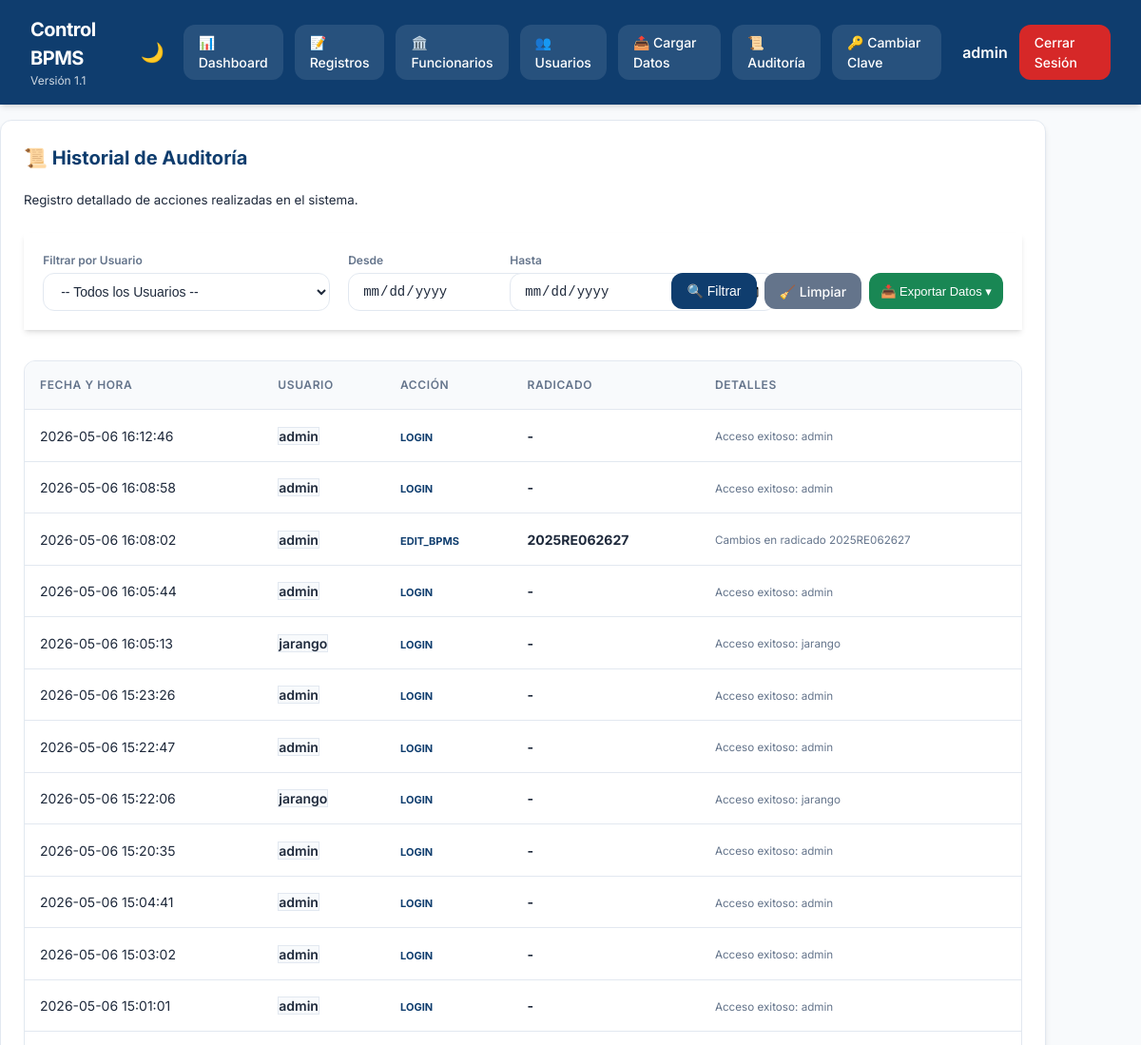
Before: /admin/audit (signed in, upper part) with the older database file.
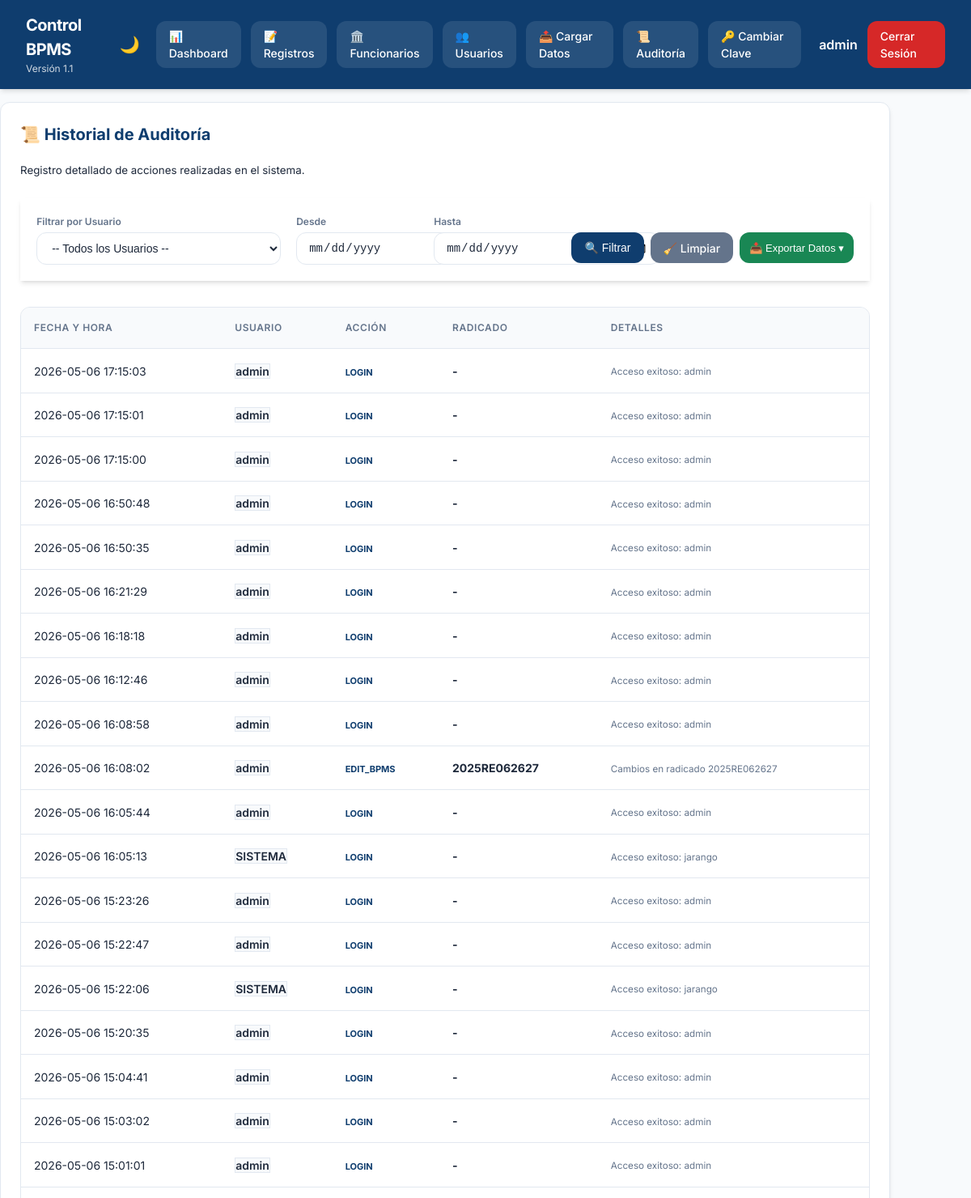
After: the same page with the newer database file.
### tables this page shows
CREATE TABLE audit_logs (id INTEGER PRIMARY KEY AUTOINCREMENT, user_id INTEGER, action TEXT, details TEXT, radicado TEXT, created_at TEXT);

CREATE TABLE users (id INTEGER PRIMARY KEY AUTOINCREMENT, username TEXT UNIQUE NOT NULL, password_hash TEXT NOT NULL, role TEXT NOT NULL CHECK(role IN ('admin','user')), full_name TEXT, is_active INTEGER DEFAULT 1, force_password_change INTEGER DEFAULT 1, last_login_at TEXT);

### app.py (the view)
@app.route("/admin/audit")
def admin_audit():
    user = current_user()
    if not user or user["role"] != "admin": return redirect(url_for("login"))
    uid = request.args.get("user_id", "")
    start = request.args.get("start_date", "")
    end = request.args.get("end_date", "")
    query = "SELECT a.*, u.username FROM audit_logs a LEFT JOIN users u ON a.user_id = u.id WHERE 1=1"
    params = []
    if uid:
        query += " AND a.user_id = ?"
        params.append(uid)
    if start:
        query += " AND a.created_at >= ?"
        params.append(f"{start} 00:00:00")
    if end:
        query += " AND a.created_at <= ?"
        params.append(f"{end} 23:59:59")
    query += " ORDER BY a.created_at DESC LIMIT 500"
    logs = database.query_all(query, tuple(params))
    users = database.query_all("SELECT id, username, full_name FROM users ORDER BY full_name")
    return render_template("admin_audit.html", title="Auditoría", user=user, logs=logs,
                           users_list=users, current_uid=uid, current_start=start, current_end=end)

### app.py (called while the page is built)
def current_user():
    username = session.get("username")
    return database.query_one("SELECT * FROM users WHERE username=?", (username,)) if username else None

### database.py (called while the page is built)
@contextmanager
def get_db():
    conn = sqlite3.connect(DB_PATH)
    conn.row_factory = sqlite3.Row
    try:
        yield conn
    finally:
        conn.close()

def query_all(sql, params=()):
    with get_db() as conn:
        return [dict(row) for row in conn.execute(sql, params).fetchall()]

def query_one(sql, params=()):
    with get_db() as conn:
        row = conn.execute(sql, params).fetchone()
        return dict(row) if row else None

### templates/admin_audit.html (shortened to what this page needs)
{% extends "base.html" %}
{% block content %}
<div class="panel narrow" style="max-width: 1100px;">
    <h2>📜 Historial de Auditoría</h2>
    <p><small>Registro detallado de acciones realizadas en el sistema.</small></p>
    <form class="filters glass" method="get" style="margin-top: 1.5rem; padding: 1.2rem; display: flex; flex-direction: row; flex-wrap: wrap; align-items: flex-end; gap: 1.2rem; position: relative; z-index: 1050; overflow: visible !important;">
        <div class="field" style="flex: 2; min-width: 200px;">
            <label>Filtrar por Usuario</label>
            <select name="user_id">
                <option value="">-- Todos los Usuarios --</option>
            </select>
        </div>
        <div class="field" style="flex: 1; min-width: 140px;">
            <label>Desde</label>
            <input type="date" name="start_date" value="{{ current_start }}">
        </div>
        <div class="field" style="flex: 1; min-width: 140px;">
            <label>Hasta</label>
            <input type="date" name="end_date" value="{{ current_end }}">
        </div>
        <div style="display: flex; gap: 0.5rem; align-items: center; padding-bottom: 2px;">
            <button type="submit" class="btn btn-primary" style="height: 38px;">🔍 Filtrar</button>
            <a href="{{ url_for('admin_audit') }}" class="btn btn-muted" style="height: 38px; display: flex; align-items: center;">🧹 Limpiar</a>
            <div class="export-dropdown">
                <button type="button" class="btn btn-success" style="padding: 6px 12px; font-size: 13px; height: 38px;">📥 Exportar Datos ▾</button>
            </div>
        </div>
    </form>
    <div class="table-wrap" style="padding: 0; margin-top: 2rem;">
        <table>
            <thead>
                <tr>
                    <th>Fecha y Hora</th>
                    <th>Usuario</th>
                    <th>Acción</th>
                    <th>Radicado</th>
                    <th>Detalles</th>
                </tr>
            </thead>
            <tbody>
                {% for log in logs %}
                <tr>
                    <td style="white-space: nowrap;">{{ log.created_at }}</td>
                    <td><span class="badge" style="background: var(--bg); border: 1px solid var(--border); font-weight: 600;">{{ log.username or 'SISTEMA' }}</span></td>
                    <td><b style="font-size: 11px; color: var(--primary);">{{ log.action }}</b></td>
                    <td><b>{{ log.radicado or '-' }}</b></td>
                    <td><small style="color: var(--text-muted);">{{ log.details }}</small></td>
                </tr>
                {% endfor %}
            </tbody>
        </table>
    </div>
</div>
{% endblock %}

Changed rows visible on the page:
added audit_logs: created_at "2026-05-06 17:15:03", username "admin", action "LOGIN", radicado "-", details "Acceso exitoso: admin"
added audit_logs: created_at "2026-05-06 17:15:01", username "admin", action "LOGIN", radicado "-", details "Acceso exitoso: admin"
added audit_logs: created_at "2026-05-06 17:15:00", username "admin", action "LOGIN", radicado "-", details "Acceso exitoso: admin"
added audit_logs: created_at "2026-05-06 16:50:48", username "admin", action "LOGIN", radicado "-", details "Acceso exitoso: admin"
added audit_logs: created_at "2026-05-06 16:50:35", username "admin", action "LOGIN", radicado "-", details "Acceso exitoso: admin"
added audit_logs: created_at "2026-05-06 16:21:29", username "admin", action "LOGIN", radicado "-", details "Acceso exitoso: admin"
added audit_logs: created_at "2026-05-06 16:18:18", username "admin", action "LOGIN", radicado "-", details "Acceso exitoso: admin"
computed for audit_logs (number 12 of 19 on the later page): username "jarango" → "SISTEMA"
computed for audit_logs (number 15 of 19 on the later page): username "jarango" → "SISTEMA"
